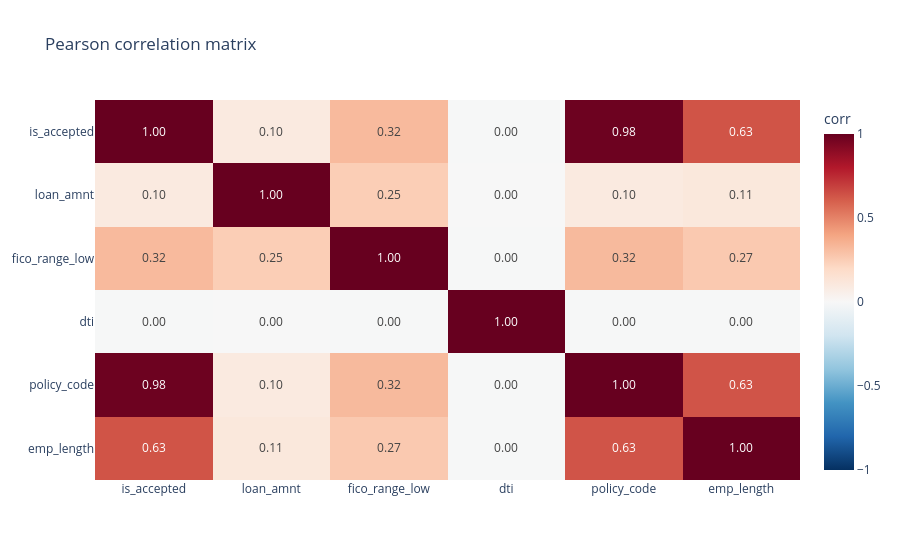

Notebook code for this chart:
### Code cell
show_correlation_matrix(all_df.dropna())

### Figure 1 — Plotly figure (JSON) as saved in the notebook; plotly's stock layout.template omitted (floating-point values rounded to 4 significant figures)
{"data": [{"coloraxis": "coloraxis", "hovertemplate": "x: %{x}<br>y: %{y}<br>color: %{z}<extra></extra>", "name": "0", "texttemplate": "%{z:.2f}", "type": "heatmap", "x": ["is_accepted", "loan_amnt", "fico_range_low", "dti", "policy_code", "emp_length"], "xaxis": "x", "y": ["is_accepted", "loan_amnt", "fico_range_low", "dti", "policy_code", "emp_length"], "yaxis": "y", "z": [[1.0, 0.09638, 0.3214, -0.003707, 0.9835, 0.6325], [0.09638, 1.0, 0.2484, 0.0007807, 0.09624, 0.1105], [0.3214, 0.2484, 1.0, -0.002811, 0.3223, 0.2658], [-0.003707, 0.0007807, -0.002811, 1.0, -0.003697, -0.003285], [0.9835, 0.09624, 0.3223, -0.003697, 1.0, 0.6323], [0.6325, 0.1105, 0.2658, -0.003285, 0.6323, 1.0]]}], "layout": {"coloraxis": {"autocolorscale": false, "cmax": 1, "cmin": -1, "colorbar": {"title": {"text": "corr"}}, "colorscale": [[0, "rgb(5,48,97)"], [0.1, "rgb(33,102,172)"], [0.2, "rgb(67,147,195)"], [0.3, "rgb(146,197,222)"], [0.4, "rgb(209,229,240)"], [0.5, "rgb(247,247,247)"], [0.6, "rgb(253,219,199)"], [0.7, "rgb(244,165,130)"], [0.8, "rgb(214,96,77)"], [0.9, "rgb(178,24,43)"], [1, "rgb(103,0,31)"]]}, "title": {"text": "Pearson correlation matrix"}, "xaxis": {"anchor": "y", "domain": [0, 1]}, "yaxis": {"anchor": "x", "autorange": "reversed", "domain": [0, 1]}}}
